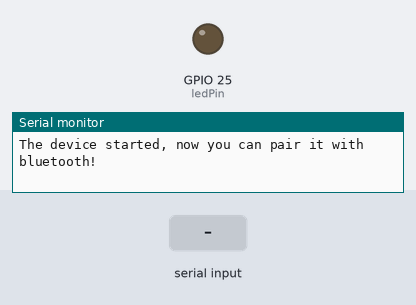
Bench run of a sketch on a simulated ESP32. Parts: output pins drawn as LEDs (lit = HIGH), the last lines printed to the serial monitor. Inputs (shaded band) come from the test bench. Nothing arrives over Bluetooth unless stated.

Above: at 1.2 s.
1.3 s: "led_on\n" received over the second serial link
At 2.5 s:
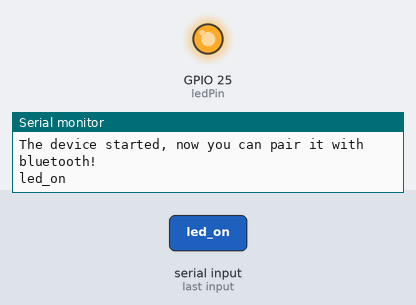
2.9 s: "led_off\n" received over the second serial link
At 4.2 s:
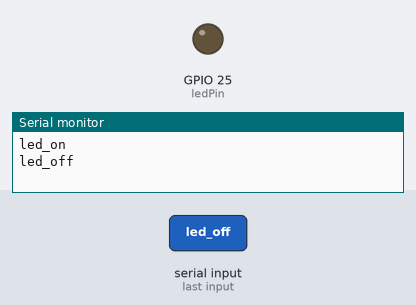
Timing chart, 0 to 5.9 s (numbered marks = the images above; inputs shaded):
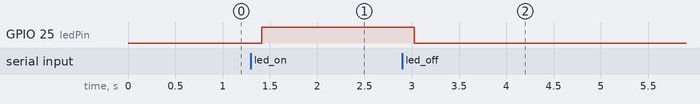

Measured:
- after the input at 1.3 s, GPIO 25 (ledPin): LOW → HIGH after 0.11 s
- after the input at 2.9 s, GPIO 25 (ledPin): HIGH → LOW after 0.12 s

The sketch:

SerialToSerialBT.ino
```cpp
#include "BluetoothSerial.h"
BluetoothSerial SerialBT;
const int ledPin = 25;
const int tempPin = 13;

String message = ""; char incomingChar; //pesan masuk
float suhu; // Variabel suhu
// Timer: untuk sampling suhu
unsigned long previousMillis = 0;
const long interval = 10000;

void setup() {
  pinMode(ledPin, OUTPUT);
  pinMode(tempPin, INPUT); // pin output LM-35
  Serial.begin(115200);
  // Bluetooth device name
  SerialBT.begin("Siluman Armadillo");
  Serial.println("The device started, now you can pair it with bluetooth!");
}
void loop() {
  unsigned long currentMillis = millis();
  // Kirim pembacaan temperatur
  if (currentMillis - previousMillis >= interval) {
    previousMillis = currentMillis;
    suhu = (analogRead(tempPin)/2048.0)*3300;
    float suhuCelcius = suhu * 0.1;
    SerialBT.print(suhuCelcius);
    SerialBT.print("C ");
    float suhuFahrenheit = (suhuCelcius * 1.8) + 32;
    SerialBT.println(suhuFahrenheit);
    SerialBT.print("F");
  }
  // Baca pesan dari Bluetooth (LED control command)
  if (SerialBT.available()){
    char incomingChar = SerialBT.read();
     if (incomingChar != '\n'){
        message += String(incomingChar);
    }
    else{
        message = "";
    }
    Serial.write(incomingChar);
  }
  // Cek pesan yang diterima dan lakukan aksi pada LED
  if (message =="led_on"){
    digitalWrite(ledPin, HIGH);
  }
  else if (message =="led_off"){
    digitalWrite(ledPin, LOW);
  }
  delay(20);
}
```
